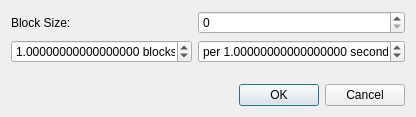
<?xml version="1.0" encoding="UTF-8"?>
<ui version="4.0">
 <class>BlocksPerSecondDialog</class>
 <widget class="QDialog" name="BlocksPerSecondDialog">
  <property name="geometry">
   <rect>
    <x>0</x>
    <y>0</y>
    <width>383</width>
    <height>117</height>
   </rect>
  </property>
  <property name="windowTitle">
   <string>Blocks per second calculator</string>
  </property>
  <property name="windowIcon">
   <iconset resource="../../_resources/editor.qrc">
    <normaloff>:/images/cat_builder/cat_builder_16.png</normaloff>:/images/cat_builder/cat_builder_16.png</iconset>
  </property>
  <layout class="QGridLayout" name="gridLayout">
   <item row="0" column="1">
    <widget class="QSpinBox" name="spinBlockSize"/>
   </item>
   <item row="2" column="0" colspan="2">
    <spacer name="verticalSpacer">
     <property name="orientation">
      <enum>Qt::Vertical</enum>
     </property>
     <property name="sizeHint" stdset="0">
      <size>
       <width>20</width>
       <height>40</height>
      </size>
     </property>
    </spacer>
   </item>
   <item row="3" column="0" colspan="2">
    <widget class="QDialogButtonBox" name="buttonBox">
     <property name="orientation">
      <enum>Qt::Horizontal</enum>
     </property>
     <property name="standardButtons">
      <set>QDialogButtonBox::Cancel|QDialogButtonBox::Ok</set>
     </property>
    </widget>
   </item>
   <item row="0" column="0">
    <widget class="QLabel" name="label">
     <property name="text">
      <string>Block Size: </string>
     </property>
    </widget>
   </item>
   <item row="1" column="0">
    <widget class="QDoubleSpinBox" name="spinBlocks">
     <property name="suffix">
      <string> blocks</string>
     </property>
     <property name="decimals">
      <number>17</number>
     </property>
     <property name="minimum">
      <double>0.000010000000000</double>
     </property>
     <property name="maximum">
      <double>9999999.000000000000000</double>
     </property>
     <property name="value">
      <double>1.000000000000000</double>
     </property>
    </widget>
   </item>
   <item row="1" column="1">
    <widget class="QDoubleSpinBox" name="spinSecond">
     <property name="prefix">
      <string>per </string>
     </property>
     <property name="suffix">
      <string> second</string>
     </property>
     <property name="decimals">
      <number>17</number>
     </property>
     <property name="minimum">
      <double>0.000001000000000</double>
     </property>
     <property name="maximum">
      <double>99999.990000000005239</double>
     </property>
     <property name="value">
      <double>1.000000000000000</double>
     </property>
    </widget>
   </item>
  </layout>
 </widget>
 <resources>
  <include location="../../_resources/editor.qrc"/>
 </resources>
 <connections>
  <connection>
   <sender>buttonBox</sender>
   <signal>accepted()</signal>
   <receiver>BlocksPerSecondDialog</receiver>
   <slot>accept()</slot>
   <hints>
    <hint type="sourcelabel">
     <x>248</x>
     <y>254</y>
    </hint>
    <hint type="destinationlabel">
     <x>157</x>
     <y>274</y>
    </hint>
   </hints>
  </connection>
  <connection>
   <sender>buttonBox</sender>
   <signal>rejected()</signal>
   <receiver>BlocksPerSecondDialog</receiver>
   <slot>reject()</slot>
   <hints>
    <hint type="sourcelabel">
     <x>316</x>
     <y>260</y>
    </hint>
    <hint type="destinationlabel">
     <x>286</x>
     <y>274</y>
    </hint>
   </hints>
  </connection>
 </connections>
</ui>
